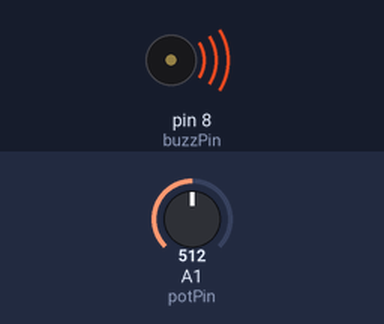
A sketch run on a simulated Arduino Uno, built with avr-gcc and run on an emulated ATmega328P. On the bench: buzzer (waves = sounding). The test bench sets the inputs (shaded band); at power-on: A1 (potPin) = 512.

Above: at 0.1 s.
Timing chart, 0 to 1.6 s (numbered marks = the images above):
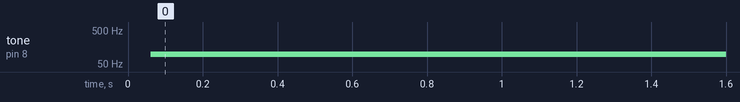

Measured:
- by itself, tone on pin 8 (buzzPin): silent → 98 Hz at 0.06 s

The sketch:

Passive_Buzzer.ino
```cpp
int buzzPin = 8;
//int buzzTime = 1;
int potPin = A1;
int potVal;
//int buzzTime2 = 5000;
int toneVal;

void setup() {
  // put your setup code here, to run once:
  //Serial.begin(9600);
  pinMode(buzzPin,OUTPUT);
  pinMode(potPin, INPUT);
}

void loop() {
  // put your main code here, to run repeatedly:
 // Serial.println(potVal);
  potVal = analogRead(potPin);
  toneVal = (9940./1023.)*potVal+60;
digitalWrite(buzzPin,HIGH);
delayMicroseconds(toneVal);
digitalWrite(buzzPin,LOW);
delayMicroseconds(toneVal);
}
```
